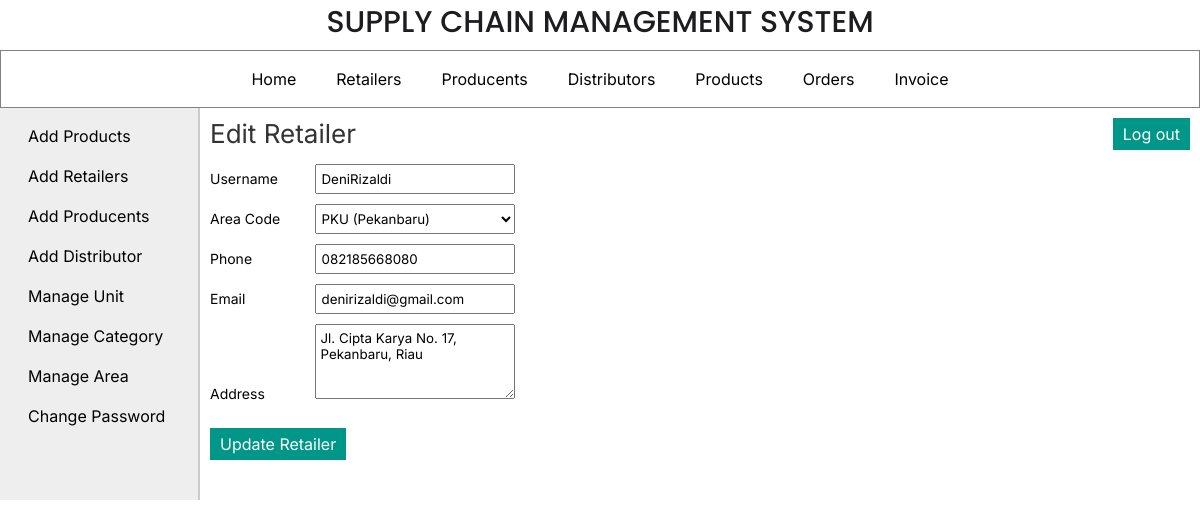
/admin/edit_retailer.php?id=6 (signed in), run on the app's committed database.
### tables this page shows
CREATE TABLE `retailer` (
  `retailer_id` int(11) NOT NULL,
  `username` varchar(25) NOT NULL,
  `password` varchar(25) NOT NULL,
  `address` varchar(200) NOT NULL,
  `area_id` int(11) NOT NULL,
  `phone` varchar(12) NOT NULL,
  `email` varchar(50) DEFAULT NULL
);

CREATE TABLE `area` (
  `area_id` int(11) NOT NULL,
  `area_name` varchar(50) NOT NULL,
  `area_code` varchar(10) NOT NULL
);

### admin/edit_retailer.php (the view, shortened to what this page needs)
<?php
	include("../includes/config.php");
	if(isset($_SESSION['admin_login'])) {
		if($_SESSION['admin_login'] == true) {
			$id = $_GET['id'];
			$query_selectRetailerDetails = "SELECT * FROM retailer WHERE retailer_id='$id'";
			$result_selectRetailerDetails = mysqli_query($con,$query_selectRetailerDetails);
			$row_selectRetailerDetails = mysqli_fetch_array($result_selectRetailerDetails);
			$usernameErr = $passwordErr = $phoneErr = $emailErr = $requireErr = $confirmMessage = "";
			$query_selectArea = "SELECT * FROM area";
			$result_selectArea = mysqli_query($con,$query_selectArea);
		}
		else {
			header('Location:../index.php');
		}
	}
	else {
		header('Location:../index.php');
	}
?>
<!DOCTYPE html>
<html>
<head>
	<link rel="stylesheet" href="../includes/main_style.css" >
</head>
<body>
	<?php
		include("../includes/header.inc.php");
		include("../includes/nav_admin.inc.php");
		include("../includes/aside_admin.inc.php");
	?>
	<section>
		<h1>Edit Retailer</h1>
		<form action="" method="POST" class="form">
		<ul class="form-list">
		<li>
			<div class="label-block"> <label for="retailer:username">Username</label> </div>
			<div class="input-box"> <input type="text" id="retailer:username" name="txtRetailerUname" placeholder="Username" value="<?php echo $row_selectRetailerDetails['username']; ?>" required /> </div> <span class="error_message"><?php echo $usernameErr; ?></span>
		</li>
		<li>
			<div class="label-block"> <label for="retailer:areaCode">Area Code</label> </div>
			<div class="input-box">
				<select name="cmbAreaCode" id="retailer:areaCode">
			<?php while($row_selectArea = mysqli_fetch_array($result_selectArea)) { ?>
					<option value="<?php echo $row_selectArea["area_id"]; ?>" <?php if($row_selectRetailerDetails['area_id'] == $row_selectArea["area_id"]){echo "selected";} ?>><?php echo $row_selectArea["area_code"]." (".$row_selectArea["area_name"].")"; ?></option>
			<?php } ?>
				</select>
			 </div>
		</li>
		<li>
			<div class="label-block"> <label for="retailer:phone">Phone</label> </div>
			<div class="input-box"> <input type="text" id="retailer:phone" name="txtRetailerPhone" placeholder="Phone" value="<?php echo $row_selectRetailerDetails['phone']; ?>" /> </div> <span class="error_message"><?php echo $phoneErr; ?></span>
		</li>
		<li>
			<div class="label-block"> <label for="retailer:email">Email</label> </div>
			<div class="input-box"> <input type="text" id="retailer:email" name="txtRetailerEmail" placeholder="Email" value="<?php echo $row_selectRetailerDetails['email']; ?>" required /> </div> <span class="error_message"><?php echo $emailErr; ?></span>
		</li>
		<li>
			<div class="label-block"> <label for="retailer:address">Address</label> </div>
			<div class="input-box"> <textarea type="text" id="retailer:address" name="txtRetailerAddress" placeholder="Address"><?php echo $row_selectRetailerDetails['address']; ?></textarea> </div>
		</li>
		<li>
			<input type="submit" value="Update Retailer" class="submit_button" /> <span class="error_message"> <?php echo $requireErr; ?> </span><span class="confirm_message"> <?php echo $confirmMessage; ?> </span>
		</li>
		</ul>
		</form>
	</section>
</body>
</html>

### includes/main_style.css (style rules this page uses)
* { font-family: 'Inter', Helvetica, sans-serif; margin:0px; padding:0px; box-sizing: border-box; }
li { list-style:none; margin:0px; }
label { margin:5px 0px; font-size:14px; }
.label-block { display:inline-block; width:100px; }
.input-box { display:inline-block; margin:5px 0px; }
.input-box input { width:200px; padding:5px 5px; margin:auto; }
.input-box textarea { width:200px; height:75px; padding:5px 5px; }
.input-box select { padding:5px 2px; width:200px; margin:auto; }
.submit_button { font-size:16px; margin-top:20px; margin-right:20px; padding:6px 10px; background-color:#009688; border:none; color:white; }
section { width:1000px; padding:10px; padding-bottom:40px; }
section h1 { margin-bottom:10px; font-weight:normal; color:#333; font-size: 26px; }

### data on the page
retailer: txtRetailerUname "DeniRizaldi", cmbAreaCode "PKU (Pekanbaru)", txtRetailerPhone "082185668080", txtRetailerEmail "denirizaldi@gmail.com", txtRetailerAddress "Jl. Cipta Karya No. 17, Pekanbaru, Riau"
